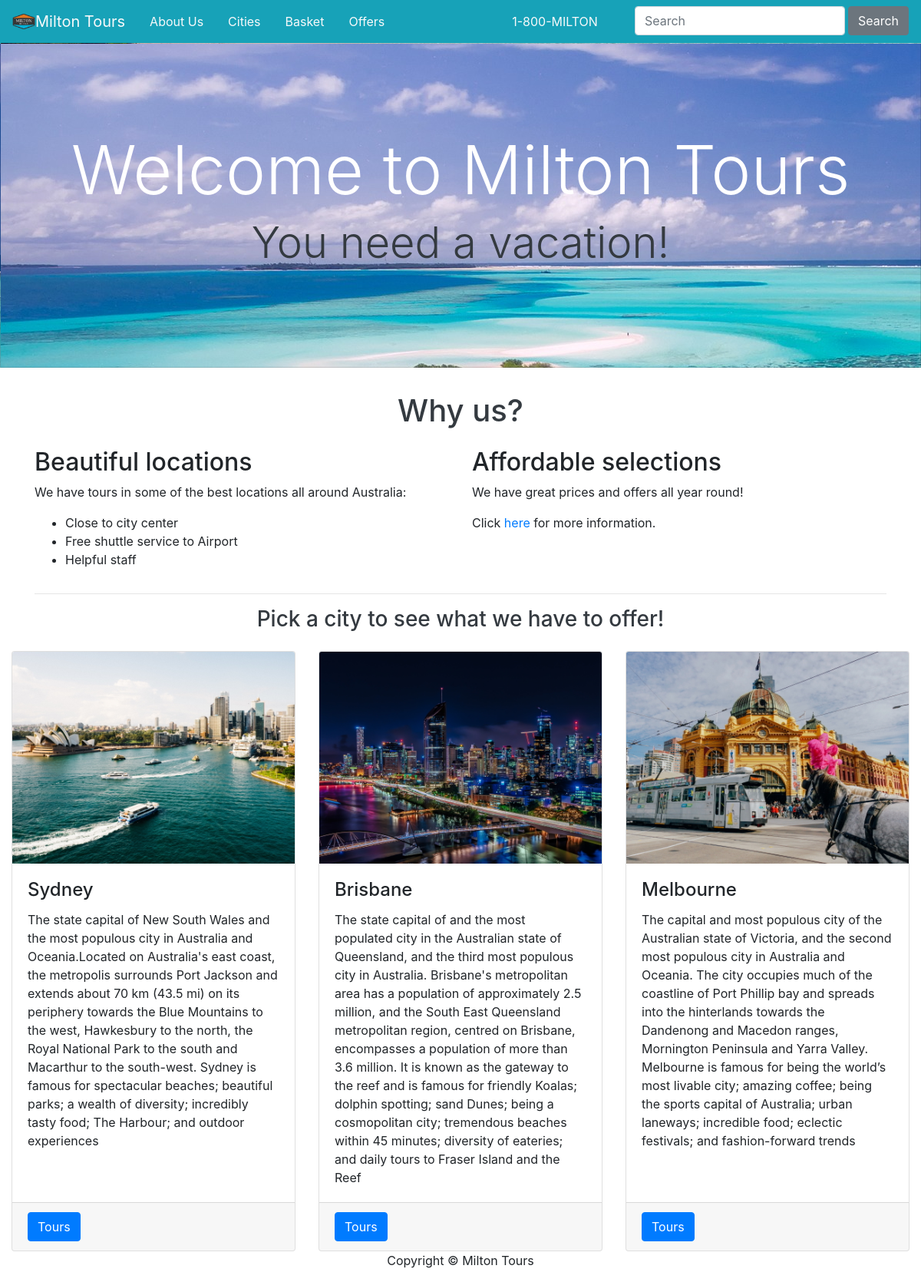
The page / on the database its author committed.
### miltontours/models.py (models this page shows, shortened)
class City(db.Model):
    __tablename__ = 'cities'
    id = db.Column(db.Integer, primary_key=True)
    name = db.Column(db.String(64), unique=True)
    description = db.Column(db.String(500), nullable=False)
    image = db.Column(db.String(60), nullable=False, default = 'defaultcity.jpg')
    tours = db.relationship('Tour', backref='city', cascade="all, delete-orphan")

### miltontours/views.py (the view)
@main_bp.route('/')
def index():
    cities = db.session.scalars(db.select(City).order_by(City.id))
    return render_template('index.html', cities=cities)

### miltontours/templates/index.html
{% extends 'base.html' %}
{% block head %}
<div class="jumbotron jumbotron-fluid card card-image" style="background-image: url({{url_for('static', filename='img/header.jpg')}});">
    <div class="text-white text-center py-5 px-4">
        <div>
            <h1 class="display-2">Welcome to Milton Tours</h1>
            <p class="display-4 text-dark">You need a vacation!</p>
        </div>
    </div>
</div>
{% endblock %}
{% block main %}
<section>
    <div class="container">
        <div class="text-white text-center">
            <div>
                <p class="h1 text-dark mb-4">Why us?</p>
            </div>
        </div>
        <div class="row">
            <div class="col-md-6">
                <article>
                    <h2>Beautiful locations</h2>
                    <p>We have tours in some of the best locations all around Australia:</p>
                    <ul>
                        <li>Close to city center</li>
                        <li>Free shuttle service to Airport</li>
                        <li>Helpful staff</li>
                    </ul>
                </article>
            </div>
            <div class="col-md-6">
                <article>
                    <h2>Affordable selections</h2>
                    <p>We have <span> great prices and offers </span> all year round!</p>
                    <p>Click <a href="discounts.html">here</a> for more information.</p>
                </article>
            </div>
        </div>
        <hr>
    </div>
</section>
<section>
    <div class="text-dark text-center">
        <div>
            <p class="h3 text-dark mb-4" id="cities_anchor">Pick a city to see what we have to offer!</p>
        </div>
    </div>
    <div class="card-deck">
        {% for city in cities %}
        <div class="card">
            <img class="card-img-top" src="{{url_for('static', filename='img/'+city.image)}}" alt="Card image">
            <div class="card-body">
                <h4 class="card-title">{{city.name}}</h4>
                <p class="card-text">{{city.description}}</p>
            </div>
            <div class="card-footer"><a href= "{{url_for('main.citytours', city_id=city.id)}}" class="btn btn-primary">Tours</a></div>
        </div>
        {% endfor %}
    </div>
</section>
{% endblock %}

### rows shown on the page
City: image (picture), name "Sydney", description "The state capital of New South Wales and the most populous city in Australia and Oceania.Located on Australia's east coast, the metropolis surrounds Port Jackson and extends about 70 km (43.5 mi) on its periphery towards the Blue Mountains to the west, Hawkesbury to the north, the Royal National Park to the south and Macarthur to the south-west. Sydney is famous for spectacular beaches; beautiful parks; a wealth of diversity; incredibly tasty food; The Harbour; and outdoor experiences"
City: image (picture), name "Brisbane", description "The state capital of and the most populated city in the Australian state of Queensland, and the third most populous city in Australia. Brisbane's metropolitan area has a population of approximately 2.5 million, and the South East Queensland metropolitan region, centred on Brisbane, encompasses a population of more than 3.6 million. It is known as the gateway to the reef and is famous for friendly Koalas; dolphin spotting; sand Dunes; being a cosmopolitan city; tremendous beaches within 45 minutes; diversity of eateries; and daily tours to Fraser Island and the Reef"
City: image (picture), name "Melbourne", description "The capital and most populous city of the Australian state of Victoria, and the second most populous city in Australia and Oceania. The city occupies much of the coastline of Port Phillip bay and spreads into the hinterlands towards the Dandenong and Macedon ranges, Mornington Peninsula and Yarra Valley. Melbourne is famous for being the world’s most livable city; amazing coffee; being the sports capital of Australia; urban laneways; incredible food; eclectic festivals; and fashion-forward trends"
